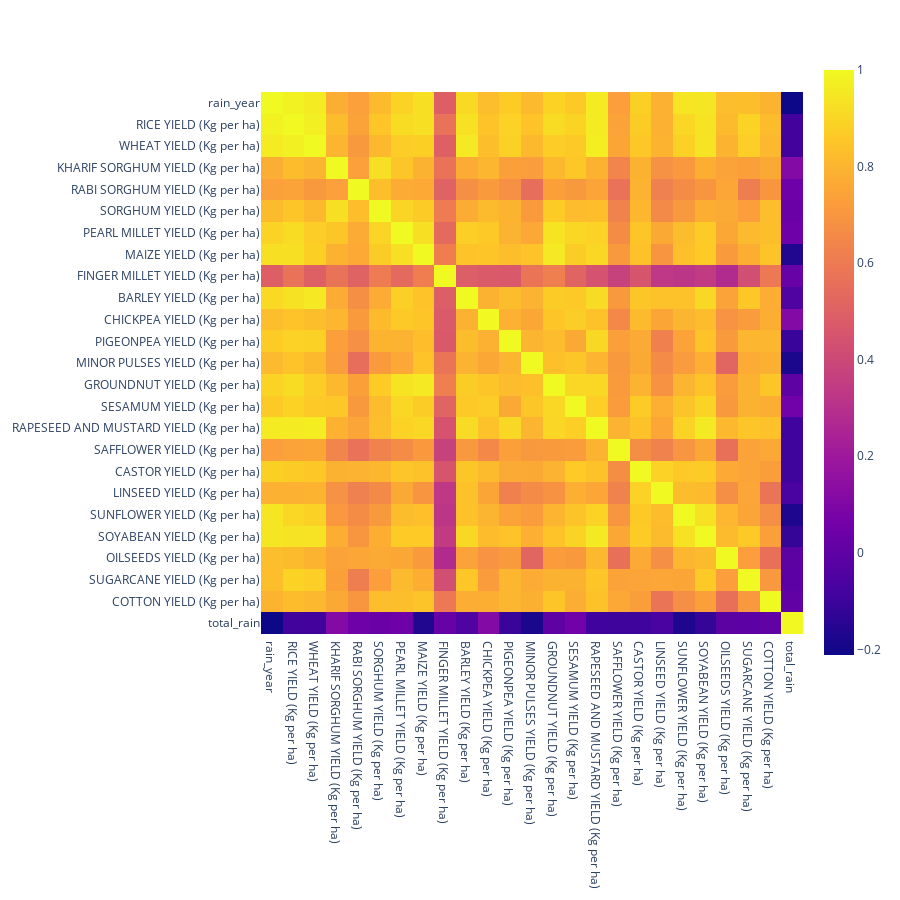

This figure's notebook cell:
### Markdown cell above
# Total Rain Vs All Yeild

### Code cell
import plotly.express as px 
# lets check our yeild how effected by totalrain
aggdata.corr()
graph =  px.imshow(aggdata.corr(),height=900)
graph.show()
pd.DataFrame(aggdata.corr()['total_rain'].sort_values(ascending=False))

### Figure 1 — Plotly figure (JSON) as saved in the notebook; plotly's stock layout.template omitted (floating-point values rounded to 4 significant figures; data arrays with more than 128 entries replaced by an {"elided": "..."} marker saying what was removed)
{"data": [{"coloraxis": "coloraxis", "hovertemplate": "x: %{x}<br>y: %{y}<br>color: %{z}<extra></extra>", "name": "0", "type": "heatmap", "x": ["rain_year", "RICE YIELD (Kg per ha)", "WHEAT YIELD (Kg per ha)", "KHARIF SORGHUM YIELD (Kg per ha)", "RABI SORGHUM YIELD (Kg per ha)", "SORGHUM YIELD (Kg per ha)", "PEARL MILLET YIELD (Kg per ha)", "MAIZE YIELD (Kg per ha)", "FINGER MILLET YIELD (Kg per ha)", "BARLEY YIELD (Kg per ha)", "CHICKPEA YIELD (Kg per ha)", "PIGEONPEA YIELD (Kg per ha)", "MINOR PULSES YIELD (Kg per ha)", "GROUNDNUT YIELD (Kg per ha)", "SESAMUM YIELD (Kg per ha)", "RAPESEED AND MUSTARD YIELD (Kg per ha)", "SAFFLOWER YIELD (Kg per ha)", "CASTOR YIELD (Kg per ha)", "LINSEED YIELD (Kg per ha)", "SUNFLOWER YIELD (Kg per ha)", "SOYABEAN YIELD (Kg per ha)", "OILSEEDS YIELD (Kg per ha)", "SUGARCANE YIELD (Kg per ha)", "COTTON YIELD (Kg per ha)", "total_rain"], "xaxis": "x", "y": ["rain_year", "RICE YIELD (Kg per ha)", "WHEAT YIELD (Kg per ha)", "KHARIF SORGHUM YIELD (Kg per ha)", "RABI SORGHUM YIELD (Kg per ha)", "SORGHUM YIELD (Kg per ha)", "PEARL MILLET YIELD (Kg per ha)", "MAIZE YIELD (Kg per ha)", "FINGER MILLET YIELD (Kg per ha)", "BARLEY YIELD (Kg per ha)", "CHICKPEA YIELD (Kg per ha)", "PIGEONPEA YIELD (Kg per ha)", "MINOR PULSES YIELD (Kg per ha)", "GROUNDNUT YIELD (Kg per ha)", "SESAMUM YIELD (Kg per ha)", "RAPESEED AND MUSTARD YIELD (Kg per ha)", "SAFFLOWER YIELD (Kg per ha)", "CASTOR YIELD (Kg per ha)", "LINSEED YIELD (Kg per ha)", "SUNFLOWER YIELD (Kg per ha)", "SOYABEAN YIELD (Kg per ha)", "OILSEEDS YIELD (Kg per ha)", "SUGARCANE YIELD (Kg per ha)", "COTTON YIELD (Kg per ha)", "total_rain"], "yaxis": "y", "z": {"elided": "25x25 float values"}}], "layout": {"coloraxis": {"colorscale": [[0, "#0d0887"], [0.1111, "#46039f"], [0.2222, "#7201a8"], [0.3333, "#9c179e"], [0.4444, "#bd3786"], [0.5556, "#d8576b"], [0.6667, "#ed7953"], [0.7778, "#fb9f3a"], [0.8889, "#fdca26"], [1, "#f0f921"]]}, "height": 900, "margin": {"t": 60}, "xaxis": {"anchor": "y", "constrain": "domain", "domain": [0, 1], "scaleanchor": "y"}, "yaxis": {"anchor": "x", "autorange": "reversed", "constrain": "domain", "domain": [0, 1]}}}
